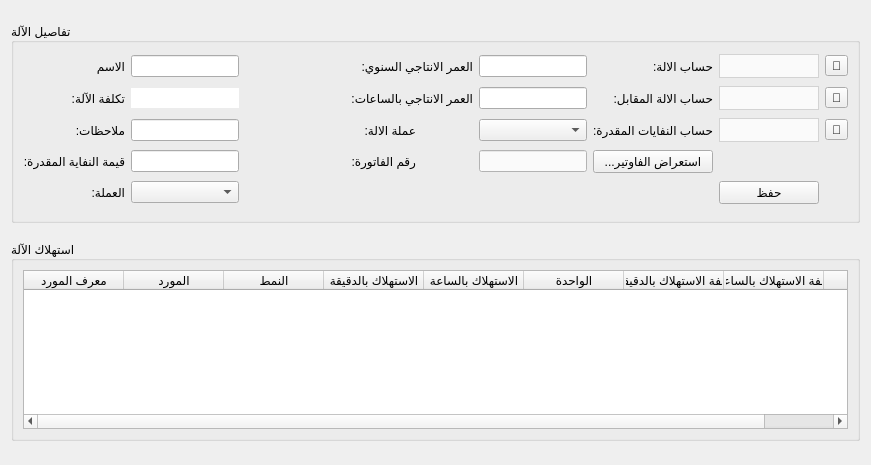
         <widget class="QWidget" name="page">
          <property name="geometry">
           <rect>
            <x>0</x>
            <y>0</y>
            <width>871</width>
            <height>465</height>
           </rect>
          </property>
          <attribute name="label">
           <string>معلومات الآلة</string>
          </attribute>
          <layout class="QGridLayout" name="gridLayout_20">
           <item row="2" column="0">
            <widget class="QGroupBox" name="groupBox_14">
             <property name="maximumSize">
              <size>
               <width>16777215</width>
               <height>200</height>
              </size>
             </property>
             <property name="title">
              <string>استهلاك الآلة</string>
             </property>
             <layout class="QGridLayout" name="gridLayout_17">
              <item row="0" column="0">
               <widget class="QTableWidget" name="machine_consumption_table">
                <property name="selectionBehavior">
                 <enum>QAbstractItemView::SelectRows</enum>
                </property>
                <property name="verticalScrollMode">
                 <enum>QAbstractItemView::ScrollPerPixel</enum>
                </property>
                <property name="horizontalScrollMode">
                 <enum>QAbstractItemView::ScrollPerPixel</enum>
                </property>
                <attribute name="horizontalHeaderStretchLastSection">
                 <bool>true</bool>
                </attribute>
                <column>
                 <property name="text">
                  <string>معرف المورد</string>
                 </property>
                </column>
                <column>
                 <property name="text">
                  <string>المورد</string>
                 </property>
                </column>
                <column>
                 <property name="text">
                  <string>النمط</string>
                 </property>
                </column>
                <column>
                 <property name="text">
                  <string>الاستهلاك بالدقيقة</string>
                 </property>
                </column>
                <column>
                 <property name="text">
                  <string>الاستهلاك بالساعة</string>
                 </property>
                </column>
                <column>
                 <property name="text">
                  <string>الواحدة</string>
                 </property>
                </column>
                <column>
                 <property name="text">
                  <string>كلفة الاستهلاك بالدقيقة</string>
                 </property>
                </column>
                <column>
                 <property name="text">
                  <string>كلفة الاستهلاك بالساعة</string>
                 </property>
                </column>
                <column>
                 <property name="text">
                  <string>العملة</string>
                 </property>
                </column>
               </widget>
              </item>
             </layout>
            </widget>
           </item>
           <item row="1" column="0">
            <widget class="QGroupBox" name="groupBox_5">
             <property name="maximumSize">
              <size>
               <width>16777215</width>
               <height>200</height>
              </size>
             </property>
             <property name="title">
              <string>تفاصيل الآلة</string>
             </property>
             <layout class="QGridLayout" name="gridLayout_7">
              <item row="0" column="5">
               <widget class="QLineEdit" name="machine_standard_age_input">
                <property name="minimumSize">
                 <size>
                  <width>100</width>
                  <height>0</height>
                 </size>
                </property>
                <property name="maximumSize">
                 <size>
                  <width>16777215</width>
                  <height>16777215</height>
                 </size>
                </property>
               </widget>
              </item>
              <item row="1" column="2">
               <spacer name="horizontalSpacer_5">
                <property name="orientation">
                 <enum>Qt::Horizontal</enum>
                </property>
                <property name="sizeHint" stdset="0">
                 <size>
                  <width>40</width>
                  <height>20</height>
                 </size>
                </property>
               </spacer>
              </item>
              <item row="1" column="3" colspan="2">
               <widget class="QLabel" name="label_18">
                <property name="text">
                 <string>العمر الانتاجي بالساعات:</string>
                </property>
               </widget>
              </item>
              <item row="2" column="5">
               <widget class="QComboBox" name="machine_cost_currency_combobox">
                <property name="enabled">
                 <bool>true</bool>
                </property>
                <property name="minimumSize">
                 <size>
                  <width>100</width>
                  <height>0</height>
                 </size>
                </property>
                <property name="maximumSize">
                 <size>
                  <width>200</width>
                  <height>16777215</height>
                 </size>
                </property>
                <property name="styleSheet">
                 <string notr="true"/>
                </property>
               </widget>
              </item>
              <item row="4" column="0">
               <widget class="QLabel" name="label_9">
                <property name="text">
                 <string>العملة:</string>
                </property>
               </widget>
              </item>
              <item row="0" column="0">
               <widget class="QLabel" name="label_4">
                <property name="text">
                 <string>الاسم</string>
                </property>
               </widget>
              </item>
              <item row="0" column="3" colspan="2">
               <widget class="QLabel" name="label_8">
                <property name="text">
                 <string>العمر الانتاجي السنوي:</string>
                </property>
               </widget>
              </item>
              <item row="1" column="0">
               <widget class="QLabel" name="label_14">
                <property name="text">
                 <string>تكلفة الآلة:</string>
                </property>
               </widget>
              </item>
              <item row="0" column="1">
               <widget class="QLineEdit" name="machine_name_input">
                <property name="minimumSize">
                 <size>
                  <width>100</width>
                  <height>0</height>
                 </size>
                </property>
                <property name="maximumSize">
                 <size>
                  <width>16777215</width>
                  <height>16777215</height>
                 </size>
                </property>
               </widget>
              </item>
              <item row="2" column="6">
               <widget class="QLabel" name="label_16">
                <property name="text">
                 <string>حساب النفايات المقدرة:</string>
                </property>
               </widget>
              </item>
              <item row="0" column="7">
               <widget class="QComboBox" name="machine_account_combobox">
                <property name="enabled">
                 <bool>false</bool>
                </property>
                <property name="minimumSize">
                 <size>
                  <width>100</width>
                  <height>0</height>
                 </size>
                </property>
                <property name="maximumSize">
                 <size>
                  <width>200</width>
                  <height>16777215</height>
                 </size>
                </property>
                <property name="styleSheet">
                 <string notr="true">QComboBox {
        background-color: #fafafa;
        border: 1px solid lightgrey;		
		height: 22px;
		color: black;
    }
    QComboBox::drop-down {
        border: none;
    }</string>
                </property>
               </widget>
              </item>
              <item row="3" column="0">
               <widget class="QLabel" name="label_19">
                <property name="text">
                 <string>قيمة النفاية المقدرة:</string>
                </property>
               </widget>
              </item>
              <item row="4" column="1">
               <widget class="QComboBox" name="machine_estimated_waste_currency_combobox">
                <property name="minimumSize">
                 <size>
                  <width>100</width>
                  <height>0</height>
                 </size>
                </property>
                <property name="maximumSize">
                 <size>
                  <width>200</width>
                  <height>16777215</height>
                 </size>
                </property>
               </widget>
              </item>
              <item row="2" column="7">
               <widget class="QComboBox" name="estimated_waste_account_combobox">
                <property name="minimumSize">
                 <size>
                  <width>100</width>
                  <height>0</height>
                 </size>
                </property>
                <property name="maximumSize">
                 <size>
                  <width>200</width>
                  <height>16777215</height>
                 </size>
                </property>
                <property name="styleSheet">
                 <string notr="true">QComboBox {
        background-color: #fafafa;
        border: 1px solid lightgrey;		
		height: 22px;
		color: black;
    }
    QComboBox::drop-down {
        border: none;
    }</string>
                </property>
               </widget>
              </item>
              <item row="2" column="1">
               <widget class="QLineEdit" name="machine_notes_input">
                <property name="minimumSize">
                 <size>
                  <width>100</width>
                  <height>0</height>
                 </size>
                </property>
                <property name="maximumSize">
                 <size>
                  <width>16777215</width>
                  <height>16777215</height>
                 </size>
                </property>
               </widget>
              </item>
              <item row="0" column="6">
               <widget class="QLabel" name="label_21">
                <property name="text">
                 <string>حساب الالة:</string>
                </property>
               </widget>
              </item>
              <item row="3" column="6">
               <widget class="QPushButton" name="machines_browse_invoices_btn">
                <property name="text">
                 <string>...استعراض الفاوتير</string>
                </property>
               </widget>
              </item>
              <item row="1" column="1">
               <widget class="QLineEdit" name="machine_cost_input">
                <property name="enabled">
                 <bool>false</bool>
                </property>
                <property name="minimumSize">
                 <size>
                  <width>0</width>
                  <height>0</height>
                 </size>
                </property>
                <property name="maximumSize">
                 <size>
                  <width>16777215</width>
                  <height>16777215</height>
                 </size>
                </property>
                <property name="styleSheet">
                 <string notr="true">background-color:white;
color:black;
border-style: none;
height:20;</string>
                </property>
               </widget>
              </item>
              <item row="1" column="5">
               <widget class="QLineEdit" name="standard_hours_age_input">
                <property name="minimumSize">
                 <size>
                  <width>100</width>
                  <height>0</height>
                 </size>
                </property>
                <property name="maximumSize">
                 <size>
                  <width>16777215</width>
                  <height>16777215</height>
                 </size>
                </property>
               </widget>
              </item>
              <item row="2" column="3">
               <widget class="QLabel" name="label_10">
                <property name="text">
                 <string>عملة الالة:</string>
                </property>
               </widget>
              </item>
              <item row="3" column="1">
               <widget class="QLineEdit" name="machine_estimated_waste_input">
                <property name="minimumSize">
                 <size>
                  <width>100</width>
                  <height>0</height>
                 </size>
                </property>
                <property name="maximumSize">
                 <size>
                  <width>16777215</width>
                  <height>16777215</height>
                 </size>
                </property>
               </widget>
              </item>
              <item row="3" column="3">
               <widget class="QLabel" name="label_11">
                <property name="text">
                 <string>رقم الفاتورة:</string>
                </property>
               </widget>
              </item>
              <item row="3" column="5">
               <widget class="QLineEdit" name="machine_invoice_item_id_input">
                <property name="enabled">
                 <bool>false</bool>
                </property>
                <property name="minimumSize">
                 <size>
                  <width>0</width>
                  <height>0</height>
                 </size>
                </property>
                <property name="maximumSize">
                 <size>
                  <width>16777215</width>
                  <height>16777215</height>
                 </size>
                </property>
                <property name="styleSheet">
                 <string notr="true">.QLineEdit {
        background-color: #fafafa;
}</string>
                </property>
               </widget>
              </item>
              <item row="2" column="0">
               <widget class="QLabel" name="label_20">
                <property name="text">
                 <string>ملاحظات:</string>
                </property>
               </widget>
              </item>
              <item row="1" column="7">
               <widget class="QComboBox" name="opposite_machine_account_combobox">
                <property name="enabled">
                 <bool>false</bool>
                </property>
                <property name="minimumSize">
                 <size>
                  <width>100</width>
                  <height>0</height>
                 </size>
                </property>
                <property name="maximumSize">
                 <size>
                  <width>200</width>
                  <height>16777215</height>
                 </size>
                </property>
                <property name="styleSheet">
                 <string notr="true">QComboBox {
        background-color: #fafafa;
        border: 1px solid lightgrey;		
		height: 22px;
		color: black;
    }
    QComboBox::drop-down {
        border: none;
    }</string>
                </property>
               </widget>
              </item>
              <item row="1" column="6">
               <widget class="QLabel" name="label_23">
                <property name="text">
                 <string>حساب الالة المقابل:</string>
                </property>
               </widget>
              </item>
              <item row="0" column="8">
               <widget class="QToolButton" name="select_machine_account_btn">
                <property name="text">
                 <string>🔎</string>
                </property>
               </widget>
              </item>
              <item row="1" column="8">
               <widget class="QToolButton" name="select_machine_opposite_account_btn">
                <property name="text">
                 <string>🔎</string>
                </property>
               </widget>
              </item>
              <item row="2" column="8">
               <widget class="QToolButton" name="select_estimated_waste_account_btn">
                <property name="text">
                 <string>🔎</string>
                </property>
               </widget>
              </item>
              <item row="4" column="7">
               <widget class="QPushButton" name="save_machine_btn">
                <property name="text">
                 <string>حفظ</string>
                </property>
               </widget>
              </item>
             </layout>
            </widget>
           </item>
          </layout>
         </widget>
